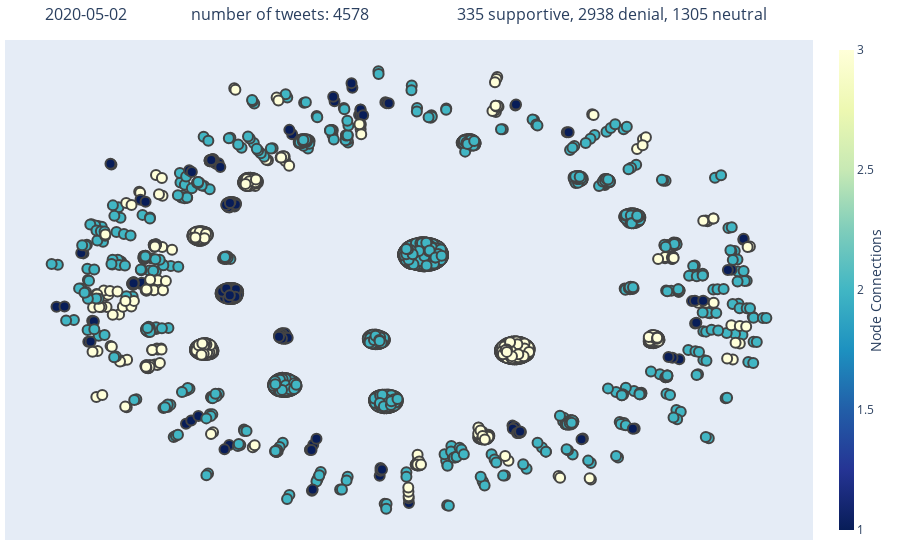

The code cell stored with this chart in its notebook:
### Code cell
date = '2020-05-02'
H = graph_dict[date]
H_unfrozen = nx.Graph(H)
H_unfrozen.remove_nodes_from([node for node,degree in dict(H.degree()).items() if degree == 0])
showGraph(H_unfrozen, date)

### Figure 1 — Plotly figure (JSON) as saved in the notebook; plotly's stock layout.template omitted (floating-point values rounded to 4 significant figures; data arrays with more than 128 entries replaced by an {"elided": "..."} marker saying what was removed)
{"data": [{"hoverinfo": "text", "line": {"color": "#888", "width": 0.5}, "mode": "lines", "type": "scatter", "x": {"elided": "13086 float values"}, "y": {"elided": "13086 float values"}}, {"hoverinfo": "text", "marker": {"color": {"elided": "4578 int values"}, "colorbar": {"thickness": 15, "title": {"side": "right", "text": "Node Connections"}, "xanchor": "left"}, "colorscale": [[0, "rgb(255,255,217)"], [0.125, "rgb(237,248,177)"], [0.25, "rgb(199,233,180)"], [0.375, "rgb(127,205,187)"], [0.5, "rgb(65,182,196)"], [0.625, "rgb(29,145,192)"], [0.75, "rgb(34,94,168)"], [0.875, "rgb(37,52,148)"], [1, "rgb(8,29,88)"]], "line": {"width": 2}, "reversescale": true, "showscale": true, "size": 10}, "mode": "markers", "text": {"elided": "4578 str values"}, "type": "scatter", "x": {"elided": "4578 float values"}, "y": {"elided": "4578 float values"}}], "layout": {"annotations": [{"showarrow": false, "text": "", "x": 0.005, "xref": "paper", "y": -0.002, "yref": "paper"}], "hovermode": "closest", "margin": {"b": 20, "l": 5, "r": 5, "t": 40}, "showlegend": false, "title": {"font": {"size": 16}, "text": "2020-05-02                number of tweets: 4578                      335 supportive, 2938 denial, 1305 neutral "}, "xaxis": {"showgrid": false, "showticklabels": false, "zeroline": false}, "yaxis": {"showgrid": false, "showticklabels": false, "zeroline": false}}}
